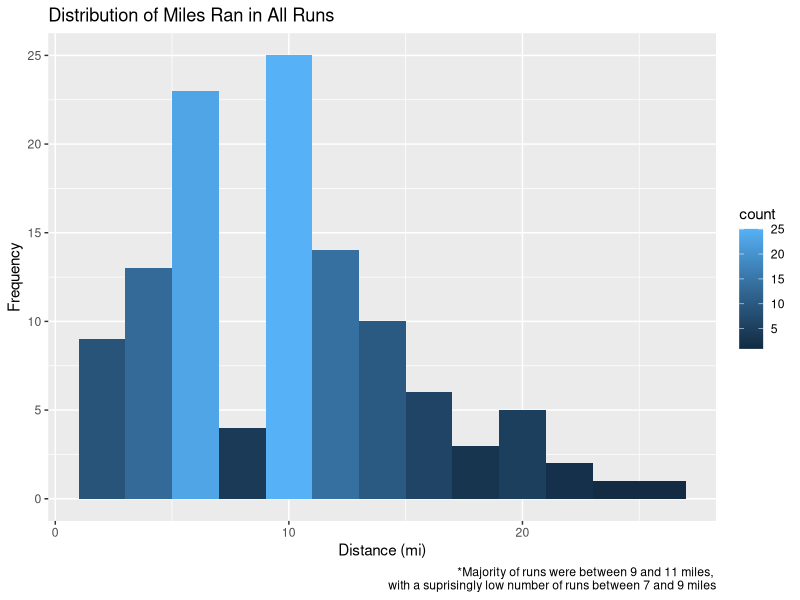
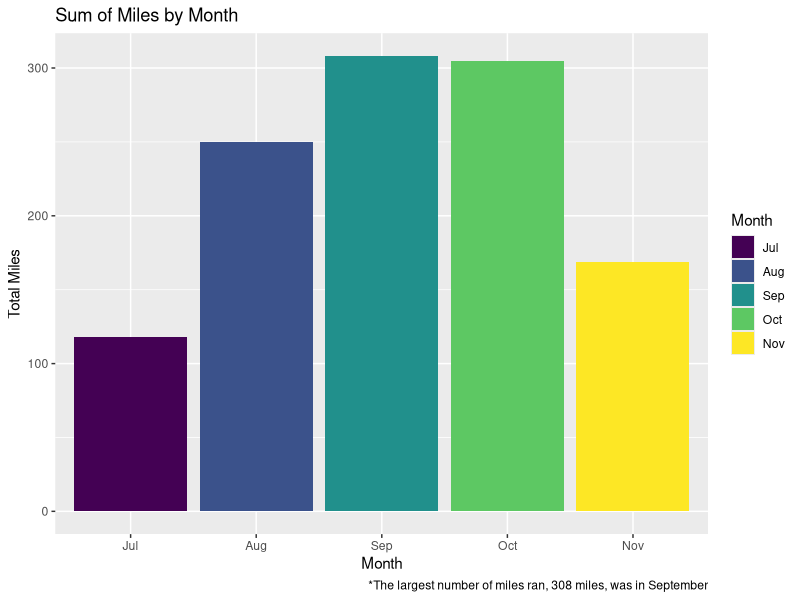
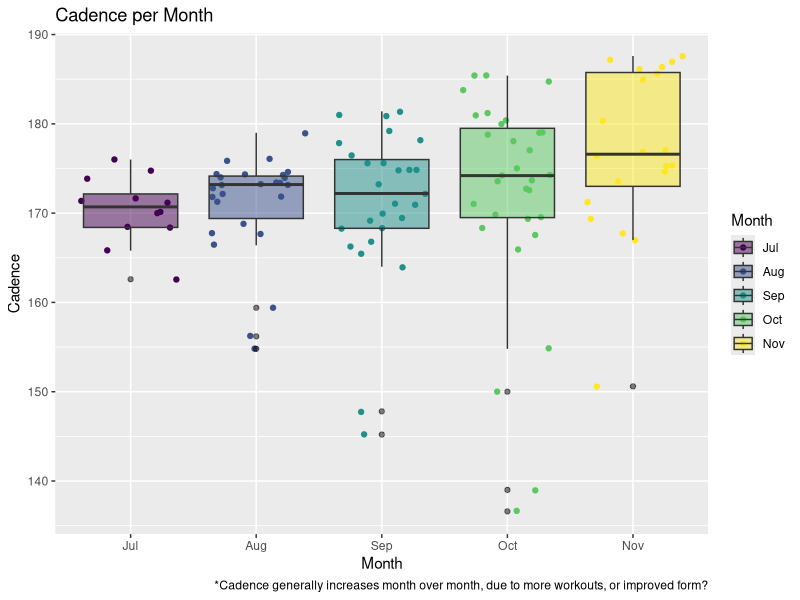
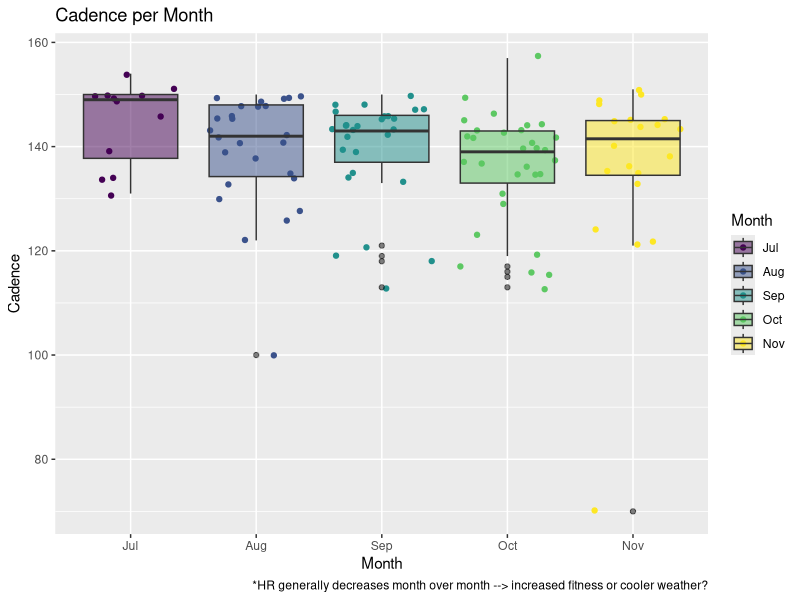
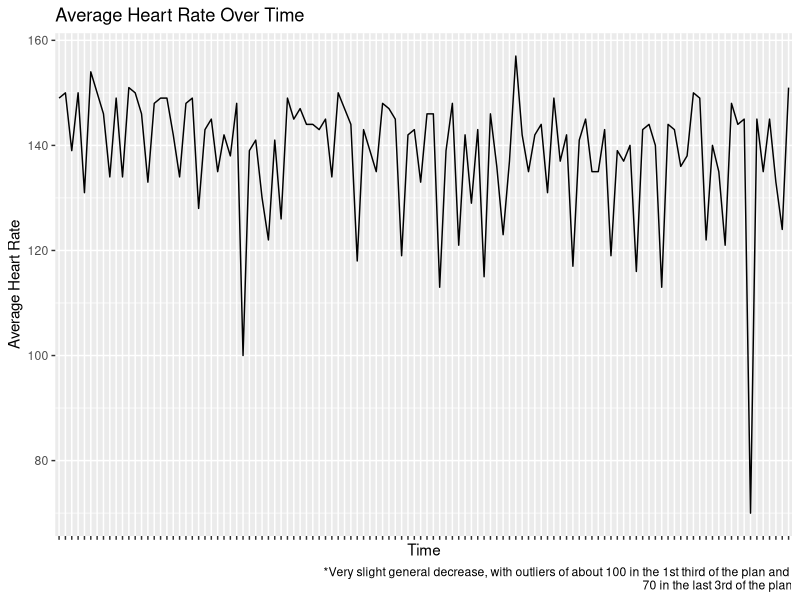
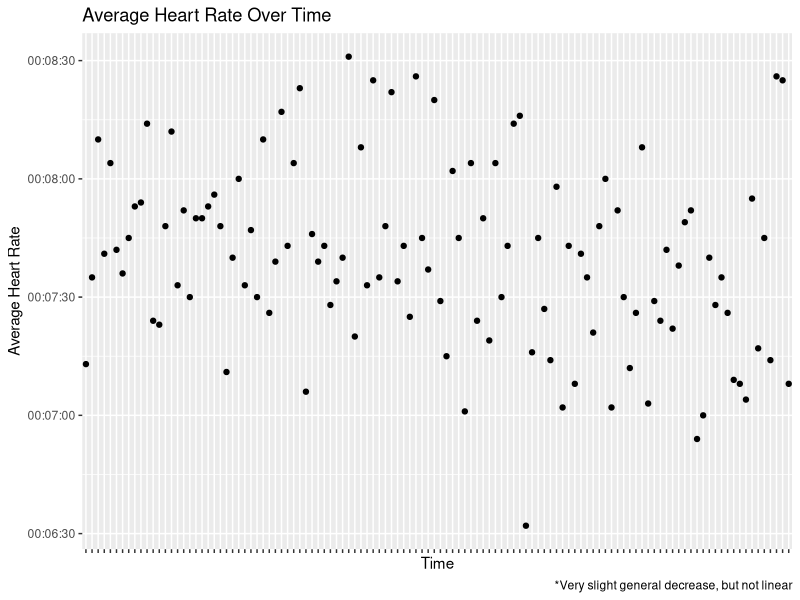

R code for these plots, in order:
## ---- chunk 1
runs <- read.csv("cleanedMarathonTrainingData.csv")
str(runs)
## ---- chunk 2
runs$X <- NULL
head(runs,2)
## ---- chunk 3
runs$Time <- as.POSIXct(runs$Time)#, format = '%H:%M:%S')
runs$Avg.Pace <- as.POSIXct(runs$Avg.Pace)#, format = '%H:%M:%S')
str(runs)
## ---- chunk 4
runs$Month <- factor(runs$Month, ordered = TRUE, levels = c("Jul","Aug","Sep","Oct","Nov"))
class(runs$Month)
## ---- chunk 5
library(ggplot2)

#distance histogram
ggplot(data = runs, aes(x = Distance)) + 
  geom_histogram(binwidth = 2, aes(fill = ..count..)) + 
  xlab("Distance (mi)") + 
  ylab("Frequency") + 
  ggtitle("Distribution of Miles Ran in All Runs") + 
  labs(caption="*Majority of runs were between 9 and 11 miles, 
       with a suprisingly low number of runs between 7 and 9 miles")

#check data
tapply(runs$Distance,runs$Month,sum)
## ---- chunk 6
ggplot(data = runs, aes(x = Month, y = Distance, fill = Month)) + 
  geom_bar(stat="identity") +
  xlab("Month") + 
  ylab("Total Miles") + 
  #coord_flip() + 
  #scale_x_discrete(limits = rev(levels(runs$Month))) +
  #geom_text(vjust=0, colour="red") +
  ggtitle("Sum of Miles by Month") + 
  labs(caption="*The largest number of miles ran, 308 miles, was in September")
## ---- chunk 7
ggplot(data = runs, aes(Month, Cad)) + 
  geom_jitter(aes(colour = Month)) +
  geom_boxplot(aes(fill = Month), 
               outlier.colour = "black", alpha = 0.5) + #geom_jitter()
  xlab("Month") + 
  ylab("Cadence") + 
  ggtitle("Cadence per Month") + 
  labs(caption="*Cadence generally increases month over month, due to more workouts, or improved form?")
## ---- chunk 8
ggplot(data = runs, aes(Month, Avg.HR)) + 
  geom_jitter(aes(colour = Month)) +
  geom_boxplot(aes(fill = Month), 
               outlier.colour = "black", alpha = 0.5) + #geom_jitter()
  xlab("Month") + 
  ylab("Cadence") + 
  ggtitle("Cadence per Month") + 
  labs(caption="*HR generally decreases month over month --> increased fitness or cooler weather?")
#tbl <- tapply(runs$Avg.HR,runs$Month,median)
## ---- chunk 9
ggplot(data = runs, aes(x = Date, y = Avg.HR)) + 
  geom_line(aes(group=1)) +
  theme(axis.text.x = element_blank()) +
  xlab("Time") + 
  ylab("Average Heart Rate") + 
  ggtitle("Average Heart Rate Over Time") + 
  labs(caption="*Very slight general decrease, with outliers of about 100 in the 1st third of the plan and 
70 in the last 3rd of the plan")
## ---- chunk 10
ggplot(data = runs, aes(x = Date, y = Avg.Pace)) + 
  geom_point() + # by color? 
  #?stat_smooth() + 
  theme(axis.text.x = element_blank()) +
  xlab("Time") + 
  ylab("Average Heart Rate") + 
  ggtitle("Average Heart Rate Over Time") + 
  labs(caption="*Very slight general decrease, but not linear")
